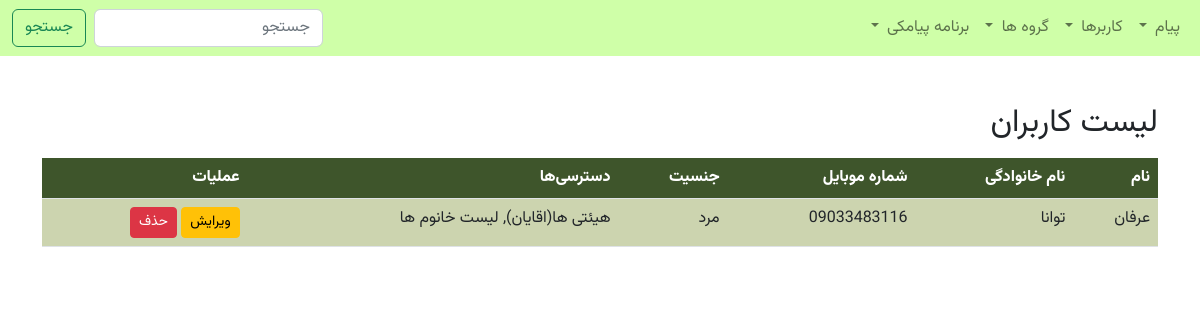
The page /accounts/user_list/ (signed in) on the database as committed earlier.
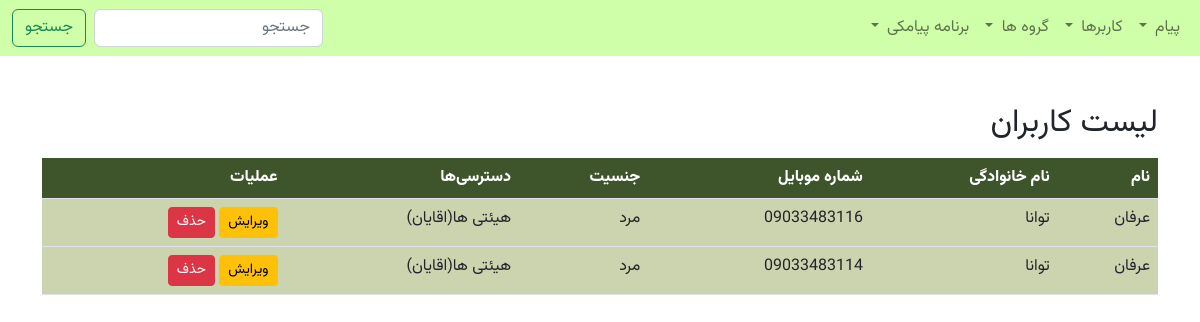
The same page on the database as committed later.
### accounts/models.py (models this page shows, shortened)
class User(AbstractBaseUser, PermissionsMixin):
    phone_number = models.CharField(max_length=15, unique=True, default='', verbose_name="phone number")
    username = None  # Remove the username field as it's not needed
    email = None  # Remove the email field as it's not used
    id = models.UUIDField(primary_key=True, default=uuid.uuid4, editable=False)
    first_name = models.CharField("first name", max_length=150, blank=True)  # User's first name
    last_name = models.CharField("last name", max_length=150, blank=True)  # User's last name
    gender = models.CharField(max_length=10, default='مرد', choices=[('مرد', 'مرد'), ('زن', 'زن')], blank=True,
                              verbose_name="جنسیت")  # Gender field
    is_staff = models.BooleanField("staff status", default=False,
                                   help_text="Designates whether the user can log into this admin site.")
    is_active = models.BooleanField("active", default=True,
                                    help_text="Designates whether this user should be treated as active.")
    date_joined = models.DateTimeField("date joined", default=timezone.now)
    organization = models.ForeignKey('organizations.Organization', on_delete=models.SET_NULL, null=True, blank=True,
                                     verbose_name="سازمان")
    groups = models.ManyToManyField("organizations.Group", verbose_name="گروه‌ها", related_name="users",
                                    blank=True)  # ارتباط با گروه‌ها
    USERNAME_FIELD = 'phone_number'  # Set phone_number as the unique identifier for authentication
    objects = CustomUserManager()  # Assign the custom user manager
    class Meta:
        verbose_name = 'کاربر'
        verbose_name_plural = 'کاربرها'

### organizations/models.py (models this page shows, shortened)
class Group(models.Model):
    name = models.CharField(max_length=255, verbose_name="نام گروه")
    organization = models.ForeignKey(Organization, on_delete=models.CASCADE, verbose_name="سازمان",
                                     related_name='groups')
    created_at = models.DateTimeField(default=timezone.now, verbose_name="تاریخ ایجاد", blank=True, null=True)
    description = models.TextField(blank=True, null=True, verbose_name="توضیحات درباره گروه")
    class Meta:
        verbose_name = 'گروه'
        verbose_name_plural = 'گروه‌ها'

### accounts/views.py (the view)
# urls.py: path('user_list/', UserListView.as_view(), name='user_list'),
class UserListView(View):
    def get(self, request):
        users = User.objects.filter(
            organization_id=request.user.organization.id)  # می‌توانید فیلترهای بیشتری برای کاربران اضافه کنید
        return render(request, 'accounts/user_list.html', {'message': '', 'data': {'users': users}})

### accounts/templates/accounts/user_list.html (shortened to what this page needs)
{% extends 'base.html' %}
{% load static %}
{% block content %}
<div class="container mt-5">
    <h2>لیست کاربران</h2>
    <table class="table mt-3" style="border-collapse: collapse; width: 100%;">
        <thead>
            <tr style="background-color: #3e552b; color: white;">
                <th>نام</th>
                <th>نام خانوادگی</th>
                <th>شماره موبایل</th>
                <th>جنسیت</th>
                <th>دسترسی‌ها</th>
                <th>عملیات</th>
            </tr>
        </thead>
        <tbody>
            {% for user in data.users %}
                <tr style="background-color: #ccd4af;">
                    <td>{{ user.first_name }}</td>
                    <td>{{ user.last_name }}</td>
                    <td>{{ user.phone_number }}</td>
                    <td>{{ user.gender }}</td>
                    <td>
                        {% for group in user.groups.all %}
                            {{ group.name }}{% if not forloop.last %}, {% endif %}
                        {% endfor %}
                    </td>
                    <td>
                        <a href="{% url 'user_edit' user.id %}" class="btn btn-sm btn-warning">ویرایش</a>
                        <form method="post" action="{% url 'user_delete' user.id %}" style="display: inline;">
                            <button type="submit" class="btn btn-sm btn-danger"
                                    onclick="return confirm('آیا مطمئن هستید که می‌خواهید این کاربر را حذف کنید؟');">
                                حذف
                            </button>
                        </form>
                    </td>
                </tr>
            {% empty %}
                <tr>
                    <td colspan="6" class="text-center">هیچ کاربری یافت نشد</td>
                </tr>
            {% endfor %}
        </tbody>
    </table>
</div>
{% endblock %}

### templates/base.html (shortened to what this page needs)
{% load static %}
<!DOCTYPE html>
<html lang="ar" dir="rtl">
<head>
    <link rel="stylesheet" href="{% static 'css/bootstrap.rtl.min.css' %}" />
    <link rel="stylesheet" href="{% static 'css/style.css' %}" />
</head>
<body>
    {% include 'includes/header.html' %}
    <main>
        {% block content %}{% endblock %}
    </main>
</body>
</html>

### templates/includes/header.html (shortened to what this page needs)
{% load static %}
<!DOCTYPE html>
<html lang="ar" dir="rtl">
<head>
    <link rel="stylesheet" href="{% static 'css/bootstrap.rtl.min.css' %}"/>
    <link rel="stylesheet" href="{% static 'css/style.css' %}"/>
</head>
<body>
<nav class="navbar navbar-expand-lg navbar-light header-list-sys">
    <div class="container-fluid">
        <div class="collapse navbar-collapse" id="navbarSupportedContent">
            <ul class="navbar-nav me-auto mb-2 mb-lg-0">
                <li class="nav-item dropdown">
                    <a
                            class="nav-link dropdown-toggle"
                            href="#"
                            id="navbarDropdown"
                            role="button"
                            data-bs-toggle="dropdown"
                            aria-expanded="false"
                    >
                        پیام
                    </a>
                </li>
                <li class="nav-item dropdown">
                    <a
                            class="nav-link dropdown-toggle"
                            href="#"
                            id="navbarDropdown"
                            role="button"
                            data-bs-toggle="dropdown"
                            aria-expanded="false"
                    >
                        کاربرها
                    </a>
                </li>
                <li class="nav-item dropdown">
                    <a
                            class="nav-link dropdown-toggle"
                            href="#"
                            id="navbarDropdown"
                            role="button"
                            data-bs-toggle="dropdown"
                            aria-expanded="false"
                    >
                        گروه ها
                    </a>
                </li>
                <li class="nav-item dropdown">
                    <a
                            class="nav-link dropdown-toggle"
                            href="#"
                            id="navbarDropdown"
                            role="button"
                            data-bs-toggle="dropdown"
                            aria-expanded="false"
                    >
                        برنامه پیامکی
                    </a>
                </li>
            </ul>
            <form class="d-flex">
                <input
                        class="form-control me-2"
                        type="search"
                        placeholder="جستجو"
                        aria-label="Search"
                />
                <button class="btn btn-outline-success" type="submit">جستجو</button>
            </form>
        </div>
    </div>
</nav>

### static/css/style.css (style rules this page uses)
body { margin: 0; font-family: vazir, sans-serif; }
.header-list-sys { background-color: #cfffa8; color: #479d00; }

Rows that differ between the two databases and show on the page:
changed User (number 1 of 2 on the later page): loses Group (name "لیست خانوم ها")
shown differently, row unchanged: Group "هیئتی ها(اقایان)": no longer shows ","
added User: first_name "عرفان", last_name "توانا", phone_number "09033483114", gender "مرد", Group (name "هیئتی ها(اقایان)")
